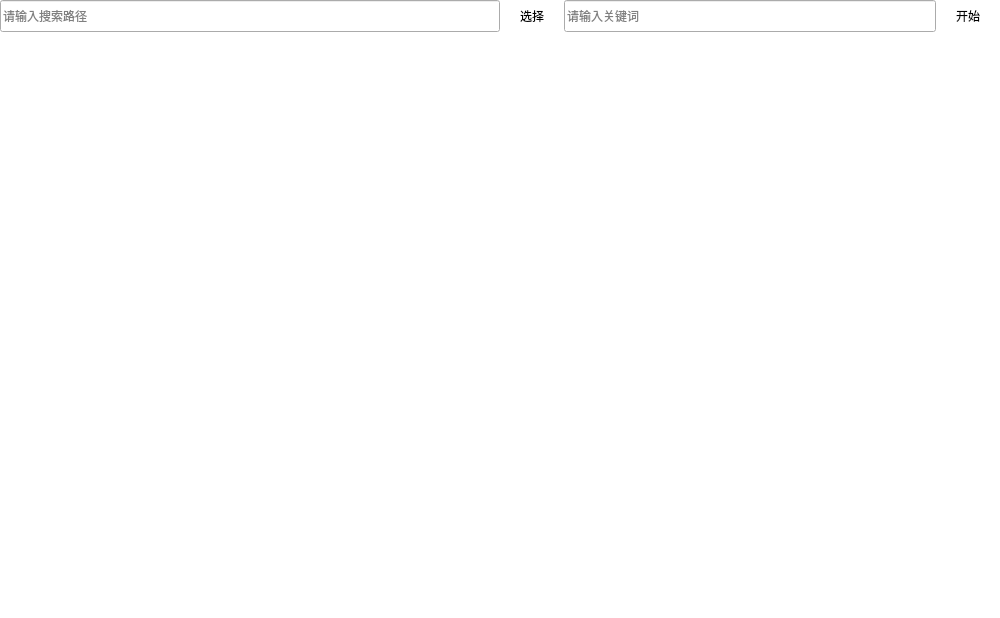
<?xml version="1.0" encoding="UTF-8"?>
<ui version="4.0">
    <class>FileSearch</class>
    <widget class="QWidget" name="FileSearch">
        <property name="geometry">
            <rect>
                <x>0</x>
                <y>0</y>
                <width>1000</width>
                <height>618</height>
            </rect>
        </property>
        <property name="windowTitle">
            <string>FileSearch</string>
        </property>
        <property name="styleSheet">
            <string notr="true">QWidget#FileSearch
                {
                background-color:white
                }
            </string>
        </property>
        <widget class="QLineEdit" name="lineEdit_path">
            <property name="geometry">
                <rect>
                    <x>0</x>
                    <y>0</y>
                    <width>500</width>
                    <height>32</height>
                </rect>
            </property>
            <property name="placeholderText">
                <string>请输入搜索路径</string>
            </property>
        </widget>
        <widget class="QPushButton" name="pushButton_choose">
            <property name="geometry">
                <rect>
                    <x>500</x>
                    <y>0</y>
                    <width>64</width>
                    <height>32</height>
                </rect>
            </property>
            <property name="styleSheet">
                <string notr="true">QPushButton#pushButton_choose
                    {
                    border:0px solid rgb(16,124,16);
                    background-color:white
                    }
                    QPushButton#pushButton_choose:hover
                    {
                    border:2px solid rgb(16,124,16);
                    border-color:green
                    }
                    QPushButton#pushButton_choose:pressed
                    {
                    background-color:rgb(195, 195, 195)
                    }
                </string>
            </property>
            <property name="text">
                <string>选择</string>
            </property>
        </widget>
        <widget class="QLineEdit" name="lineEdit_key">
            <property name="geometry">
                <rect>
                    <x>564</x>
                    <y>0</y>
                    <width>372</width>
                    <height>32</height>
                </rect>
            </property>
            <property name="placeholderText">
                <string>请输入关键词</string>
            </property>
        </widget>
        <widget class="QPushButton" name="pushButton_start">
            <property name="geometry">
                <rect>
                    <x>936</x>
                    <y>0</y>
                    <width>64</width>
                    <height>32</height>
                </rect>
            </property>
            <property name="styleSheet">
                <string notr="true">QPushButton#pushButton_start
                    {
                    border:0px solid rgb(16,124,16);
                    background-color:white
                    }
                    QPushButton#pushButton_start:hover
                    {
                    border:2px solid rgb(16,124,16);
                    border-color:green
                    }
                    QPushButton#pushButton_start:pressed
                    {
                    background-color:rgb(195, 195, 195)
                    }
                </string>
            </property>
            <property name="text">
                <string>开始</string>
            </property>
        </widget>
        <widget class="QListWidget" name="listWidget_result">
            <property name="geometry">
                <rect>
                    <x>0</x>
                    <y>32</y>
                    <width>1000</width>
                    <height>586</height>
                </rect>
            </property>
            <property name="contextMenuPolicy">
                <enum>Qt::CustomContextMenu</enum>
            </property>
            <property name="styleSheet">
                <string notr="true">QListWidget#listWidget_result
                    {
                    border:none
                    }
                </string>
            </property>
        </widget>
    </widget>
    <resources/>
    <connections/>
</ui>
